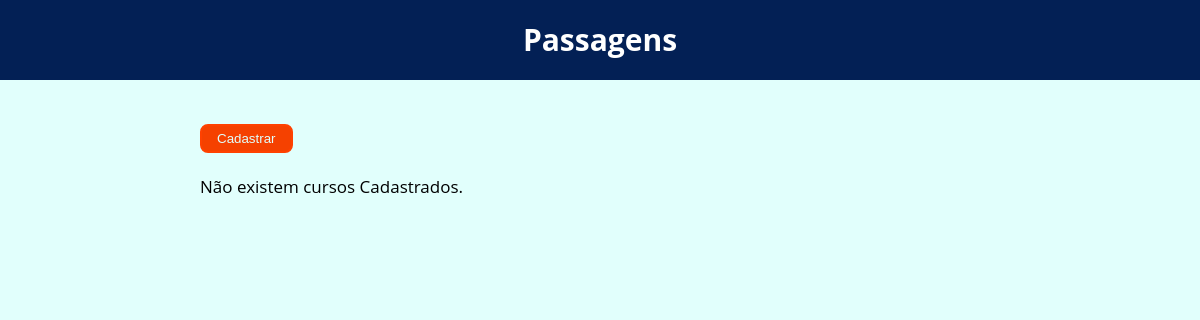
The page /Passagens/ on the database as committed earlier.
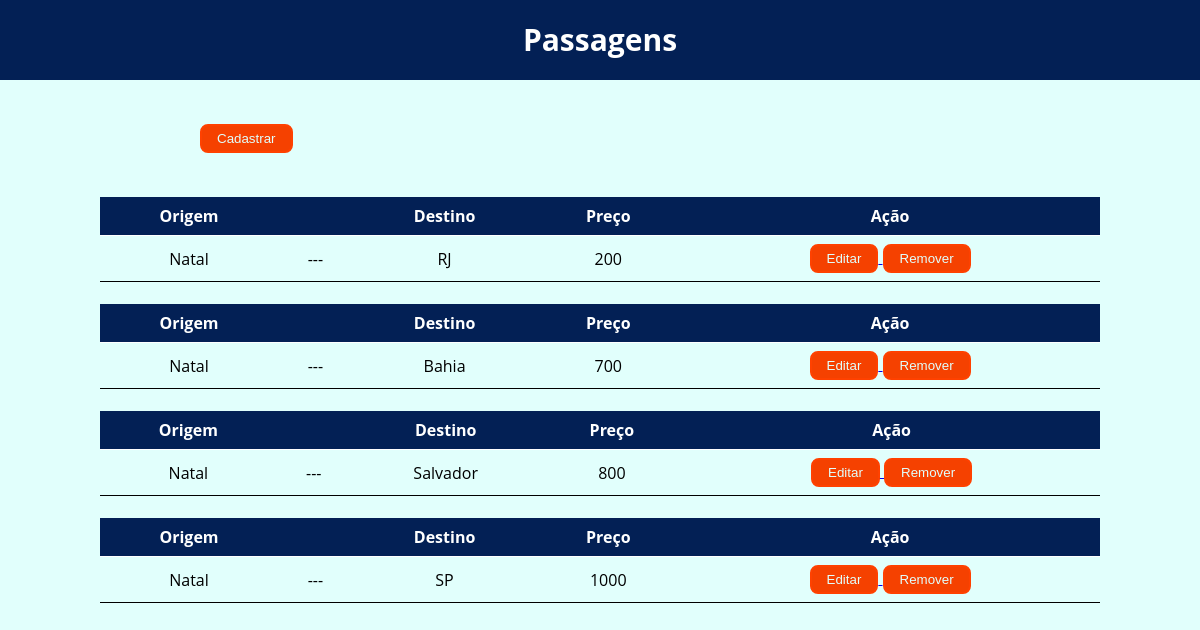
The same page on the database as committed later.
### core/models.py (models this page shows)
class Passagem(models.Model):
    origem = models.CharField('Origem', max_length=100)
    destino = models.CharField('Destino', max_length=100)
    valor = models.IntegerField('Valor', max_length=100)

### core/views.py (the view)
# urls.py: path('Passagens/', listar_passagens, name='listar_passagens'),
def listar_passagens(request):
    variavel_passagem = Passagem.objects.all()
    contexto = {
        'todas_passagens': variavel_passagem
    }
    return render(request, 'templates/passagens.html', contexto)

### templates/templates/passagens.html (shortened to what this page needs)
{% extends 'base.html' %}
{% block content %}
    <header>
        <h1 class="titulo2">Passagens</h1>
    </header><br><br>
    <main class="botão1">
        <a href="{% url 'cadastrar_passagem' %}"><button type="button"> Cadastrar </button></a>
    </main><br>
{% for passagem in todas_passagens %} <br>
<center>
    <table class="div">
        <div>
            <tr>
                <th>Origem</th>
                <th>&nbsp;</th>
                <th>Destino</th>
                <th>Preço</th>
                <th>Ação</th>
            </tr>
        </div>
        <div>
            <tr>
                <div>
                    <td>{{passagem.origem}}</td>
                    <td> --- </td>
                    <td>{{passagem.destino}}</td>
                    <td>{{passagem.valor}}</td>
                    <td><a href="{% url 'editar_passagem' passagem.id %}"><button type="button"> Editar </button>
                        <a href="{% url 'remover_passagem' passagem.id %}"><button type="button"> Remover </button></td>
                </div>
            </tr>
        </div>
    </table>
</center>
    {% empty %}
    <p> Não existem cursos Cadastrados. </p>
    {% endfor %}
{% endblock %}

Rows that differ between the two databases and show on the page:
added Passagem: origem "Natal", destino "RJ", valor "200"
added Passagem: origem "Natal", destino "Bahia", valor "700"
added Passagem: origem "Natal", destino "Salvador", valor "800"
added Passagem: origem "Natal", destino "SP", valor "1000"
Other text that changed with them:
text no longer shown: "Não existem cursos Cadastrados."
